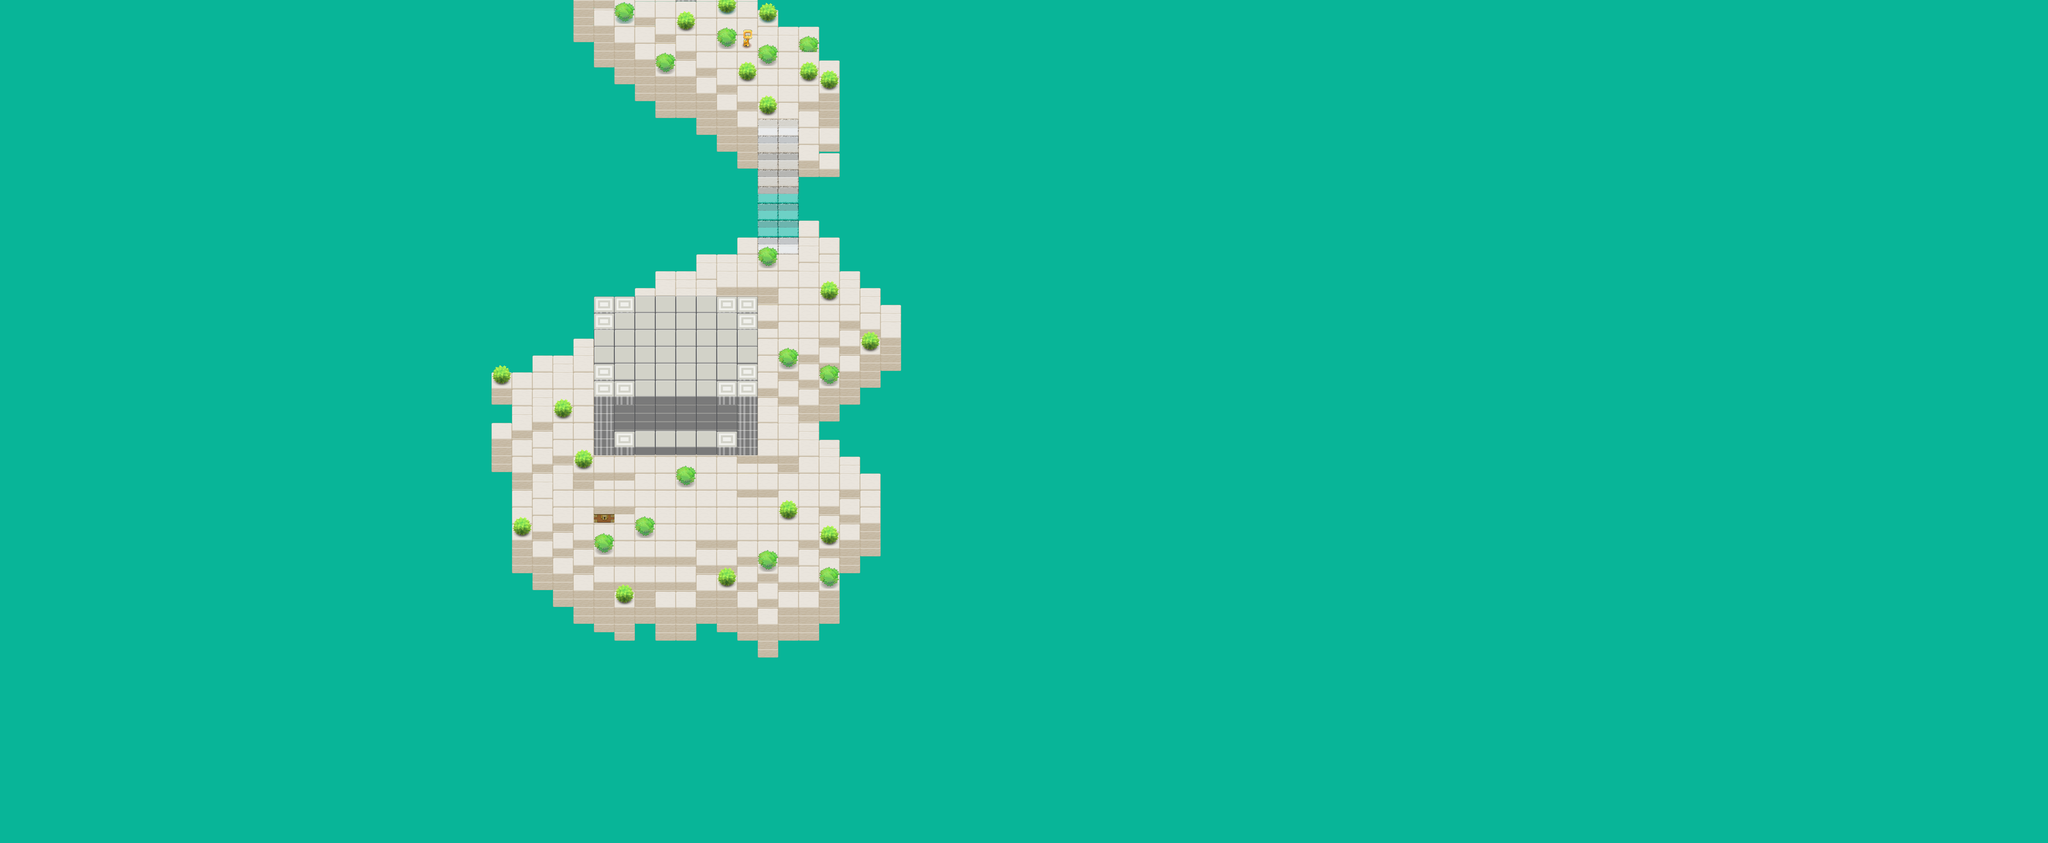

This game map was drawn from its Tiled (.tmx) file and the tilesets committed beside it. A one-line description and the trimmed map source follow:
An orthogonal 100x100 tile map with 51x21 px tiles, 14 tile layers (Tile Layer 1, Tile Layer 2, Tile Layer 3, Tile Layer 4, ...), 6 tilesets and 1 object.

<map version="1.0" orientation="orthogonal" renderorder="right-down" width="100" height="100" tilewidth="51" tileheight="21" backgroundcolor="#08b598" nextobjectid="1">
 <tileset firstgid="1" name="Cloud Block" tilewidth="51" tileheight="84">
  <image source="sprites/PlanetCute PNG/Cloud Block.png" width="51" height="84" />
  <tile id="0">
   <properties>
    <property name="Sound" value="Fluff" />
   </properties>
   <objectgroup draworder="index">
    <object id="0" x="0" y="132.5" width="99.25" height="38.25" />
   </objectgroup>
  </tile>
 </tileset>
 <tileset firstgid="2" name="Spritesheet" tilewidth="51" tileheight="84">
  <image source="sprites/PlanetCute PNG/Spritesheet.png" width="357" height="588" />
 </tileset>
 <tileset firstgid="51" name="column" tilewidth="51" tileheight="84">
  <image source="sprites/PlanetCute PNG/column.png" width="51" height="84" />
 </tileset>
 <tileset firstgid="52" name="Rainbow Blocks" tilewidth="51" tileheight="84">
  <image source="sprites/PlanetCute PNG/Rainbow Blocks.png" width="255" height="84" />
 </tileset>
 <tileset firstgid="57" name="Condensed Air Block" tilewidth="51" tileheight="84">
  <image source="sprites/PlanetCute PNG/Condensed Air Block.png" width="51" height="84" />
 </tileset>
 <tileset firstgid="58" name="Air Blocks" tilewidth="51" tileheight="84">
  <image source="sprites/PlanetCute PNG/Air Blocks.png" width="255" height="84" />
 </tileset>
 <layer name="Tile Layer 1" width="100" height="100">
  <data>[10000 cells, 273 non-empty, 6 distinct tile ids]</data>
 </layer>
 <layer name="Tile Layer 2" width="100" height="100">
  <data>[10000 cells, 203 non-empty, 8 distinct tile ids]</data>
 </layer>
 <layer name="Tile Layer 3" width="100" height="100">
  <data>[10000 cells, 94 non-empty, 3 distinct tile ids]</data>
 </layer>
 <layer name="Tile Layer 4" width="100" height="100">
  <data>[10000 cells, 92 non-empty, 2 distinct tile ids]</data>
 </layer>
 <layer name="Tile Layer 5" width="100" height="100">
  <data>[10000 cells, 144 non-empty, 2 distinct tile ids]</data>
 </layer>
 <layer name="Tile Layer 6" width="100" height="100">
  <data>[10000 cells, 147 non-empty, 4 distinct tile ids]</data>
 </layer>
 <layer name="Tile Layer 7" width="100" height="100">
  <data>[10000 cells, 230 non-empty, 8 distinct tile ids]</data>
 </layer>
 <layer name="Tile Layer 8" width="100" height="100">
  <data>[10000 cells, 62 non-empty, 5 distinct tile ids]</data>
 </layer>
 <layer name="Tile Layer 9" width="100" height="100">
  <data>[10000 cells, 20 non-empty, 4 distinct tile ids]</data>
 </layer>
 <layer name="Tile Layer 10" width="100" height="100">
  <data>[10000 cells, 18 non-empty, 2 distinct tile ids]</data>
 </layer>
 <layer name="Tile Layer 11" width="100" height="100">
  <data>[10000 cells, 18 non-empty, 2 distinct tile ids]</data>
 </layer>
 <layer name="Tile Layer 12" width="100" height="100">
  <data>[10000 cells, 18 non-empty, 2 distinct tile ids]</data>
 </layer>
 <layer name="Tile Layer 13" width="100" height="100">
  <data>[10000 cells, 28 non-empty, 2 distinct tile ids]</data>
 </layer>
 <layer name="Tile Layer 14" width="100" height="100">
  <data>[10000 cells, 48 non-empty, 2 distinct tile ids]</data>
 </layer>
</map>